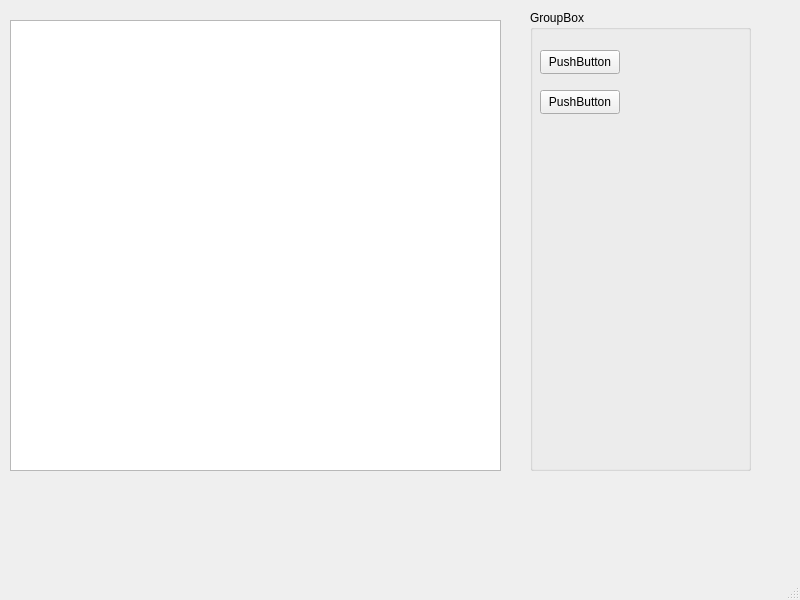
<?xml version="1.0" encoding="UTF-8"?>
<ui version="4.0">
 <class>MainWindow</class>
 <widget class="QMainWindow" name="MainWindow">
  <property name="geometry">
   <rect>
    <x>0</x>
    <y>0</y>
    <width>800</width>
    <height>600</height>
   </rect>
  </property>
  <property name="windowTitle">
   <string>Текстовий редактор</string>
  </property>
  <property name="windowIcon">
   <iconset resource="resource.qrc">
    <normaloff>:/rec/img/2535559.png</normaloff>:/rec/img/2535559.png</iconset>
  </property>
  <widget class="QWidget" name="centralwidget">
   <widget class="QPlainTextEdit" name="plainTextEdit">
    <property name="geometry">
     <rect>
      <x>10</x>
      <y>20</y>
      <width>491</width>
      <height>451</height>
     </rect>
    </property>
   </widget>
   <widget class="QGroupBox" name="groupBox">
    <property name="geometry">
     <rect>
      <x>530</x>
      <y>10</y>
      <width>221</width>
      <height>461</height>
     </rect>
    </property>
    <property name="title">
     <string>GroupBox</string>
    </property>
    <widget class="QPushButton" name="pushButton">
     <property name="geometry">
      <rect>
       <x>10</x>
       <y>40</y>
       <width>80</width>
       <height>24</height>
      </rect>
     </property>
     <property name="text">
      <string>PushButton</string>
     </property>
    </widget>
    <widget class="QPushButton" name="pushButton_2">
     <property name="geometry">
      <rect>
       <x>10</x>
       <y>80</y>
       <width>80</width>
       <height>24</height>
      </rect>
     </property>
     <property name="text">
      <string>PushButton</string>
     </property>
    </widget>
   </widget>
  </widget>
  <widget class="QMenuBar" name="menubar">
   <property name="geometry">
    <rect>
     <x>0</x>
     <y>0</y>
     <width>800</width>
     <height>21</height>
    </rect>
   </property>
  </widget>
  <widget class="QStatusBar" name="statusbar"/>
  <action name="actionNewFile">
   <property name="icon">
    <iconset resource="resource.qrc">
     <normaloff>:/rec/img/w256h2561390727869addfile256.png</normaloff>:/rec/img/w256h2561390727869addfile256.png</iconset>
   </property>
   <property name="text">
    <string>Створити новий</string>
   </property>
  </action>
  <action name="actionOpenFile">
   <property name="icon">
    <iconset resource="resource.qrc">
     <normaloff>:/rec/img/25402.png</normaloff>:/rec/img/25402.png</iconset>
   </property>
   <property name="text">
    <string>Відкрити проект</string>
   </property>
  </action>
  <action name="actionExit">
   <property name="icon">
    <iconset resource="resource.qrc">
     <normaloff>:/rec/img/w256h2561390727869addfile256.png</normaloff>:/rec/img/w256h2561390727869addfile256.png</iconset>
   </property>
   <property name="text">
    <string>Вийти</string>
   </property>
  </action>
  <action name="actionSaveFile">
   <property name="text">
    <string> Зберегти файл</string>
   </property>
  </action>
 </widget>
 <resources>
  <include location="resource.qrc"/>
 </resources>
 <connections/>
</ui>
